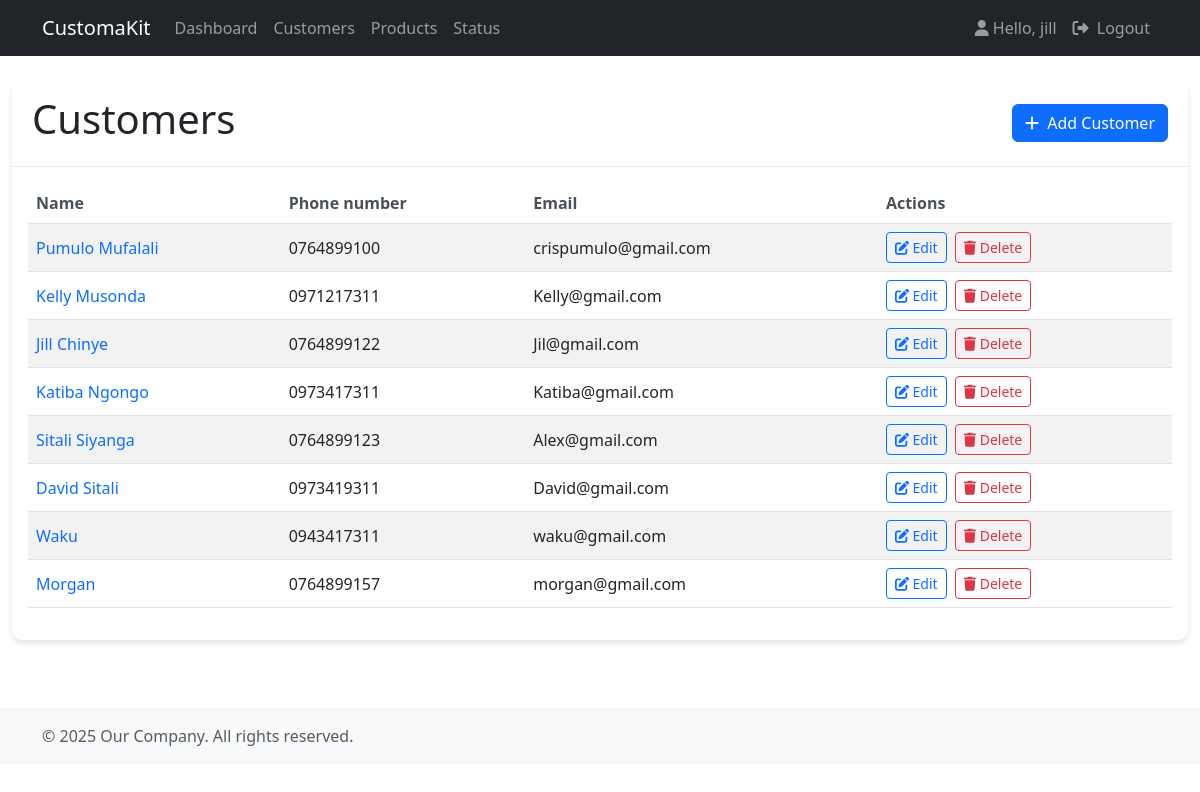
The page /customers/ (signed in) on the database its author committed.
### accounts/models.py (models this page shows, shortened)
class Customer(models.Model):
  user = models.OneToOneField(User, null=True, on_delete=models.CASCADE)
  name = models.CharField(max_length=200, null=True)
  phone = models.CharField(max_length=200, null=True)
  profile_pic = models.ImageField(null=True, blank=True)
  email = models.CharField(max_length=200, null=True, unique=True)
  created_at = models.DateTimeField(auto_now_add=True)

### accounts/decorators.py (the view)
    def wrapper_func(request, *args, **kwargs):
      group = ''
      if request.user.groups.exists():
        group = request.user.groups.all()[0].name
      if group in allowed_roles:
        return view_func(request, *args, **kwargs)
      else:
        return HttpResponse('You are not authorized to access this page')

### accounts/views.py (called while the page is built)
@login_required(login_url='login')
@allowed_user(allowed_roles=['admin'])
def customers(request):
  customers = Customer.objects.all()
  return render(request, 'accounts/customers.html', {'customers':customers})

### accounts/templates/accounts/customers.html (shortened to what this page needs)
{% extends 'accounts/main.html' %}
{% block content %}
<div class="card">
    <div class="card-header">
        <div class="d-flex justify-content-between align-items-center">
            <h1>Customers</h1>
            <a class="btn btn-primary" href="{% url 'create_customer' %}">
                <i class="fas fa-plus me-1"></i> Add Customer
            </a>
        </div>
    </div>
    <div class="card-body">
        <div class="table-responsive">
            <table class="table table-striped table-hover">
                <thead>
                    <tr>
                        <th>Name</th>
                        <th>Phone number</th>
                        <th>Email</th>
                        <th>Actions</th>
                    </tr>
                </thead>
                <tbody>
                    {% for item in customers %}
                    <tr>
                        <td><a href="{% url 'customer_detail' item.id %}">{{ item.name }}</a></td>
                        <td>{{ item.phone }}</td>
                        <td>{{ item.email }}</td>
                        <td>
                            <a class="btn btn-sm btn-outline-primary me-1">
                                <i class="fas fa-edit"></i> Edit
                            </a>
                            <a class="btn btn-sm btn-outline-danger">
                                <i class="fas fa-trash"></i> Delete
                            </a>
                        </td>
                    </tr>
                    {% endfor %}
                </tbody>
            </table>
        </div>
    </div>
</div>
{% endblock %}

### accounts/templates/accounts/navbar.html (shortened to what this page needs)
<nav class="navbar navbar-expand-lg navbar-dark bg-dark mb-4 sticky-top">
    <div class="container">
        <a class="navbar-brand">CustomaKit</a>
        <div class="collapse navbar-collapse" id="navbarNav">
            {% if request.user.is_staff %}
                <ul class="navbar-nav me-auto">
                    <li class="nav-item">
                        <a class="nav-link" href="{% url 'dashboard' %}">Dashboard</a>
                    </li>
                    <li class="nav-item">
                        <a class="nav-link" href="{% url 'customers' %}">Customers</a>
                    </li>
                    <li class="nav-item">
                        <a class="nav-link" href="{% url 'product' %}">Products</a>
                    </li>
                    <li class="nav-item">
                        <a class="nav-link" href="{% url 'statuses' %}">Status</a>
                    </li>
                </ul>
                <ul class="navbar-nav">
                    <li class="nav-item">
                        <a class="nav-link" href="#"><i class="fas fa-user me-1"></i>Hello, {{request.user}}</a>
                    </li>
                    <li class="nav-item">
                        <a class="nav-link" href="{% url 'logout' %}"><i class="fas fa-sign-out-alt me-1"></i> Logout</a>
                    </li>
                </ul>
            {% else %}
                <li class="nav-item">
                    <a class="hello-msg" href="{% url 'settings' %}">Settings</a>
                </li>
            {% endif %}
        </div>
    </div>
</nav>

### accounts/static/accounts/css/customer.css (style rules this page uses)
.card { border: none; border-radius: 10px; box-shadow: 0 4px 6px rgba(0, 0, 0, 0.1); margin-bottom: 20px; }
.card-header { background-color: #ffffff; border-bottom: 1px solid #eaeaea; padding: 15px 20px; }
.table th { font-weight: 600; color: #495057; border-top: none; }
.table td { vertical-align: middle; }
a { text-decoration: none; }

### rows shown on the page
Customer: name "Pumulo Mufalali", phone "0764899100", email "crispumulo@gmail.com"
Customer: name "Kelly Musonda", phone "0971217311", email "Kelly@gmail.com"
Customer: name "Jill Chinye", phone "0764899122", email "Jil@gmail.com"
Customer: name "Katiba Ngongo", phone "0973417311", email "Katiba@gmail.com"
Customer: name "Sitali Siyanga", phone "0764899123", email "Alex@gmail.com"
Customer: name "David Sitali", phone "0973419311", email "David@gmail.com"
Customer: name "Waku", phone "0943417311", email "waku@gmail.com"
Customer: name "Morgan", phone "0764899157", email "morgan@gmail.com"

### other values the page prints
{{ request.user }} "jill"
